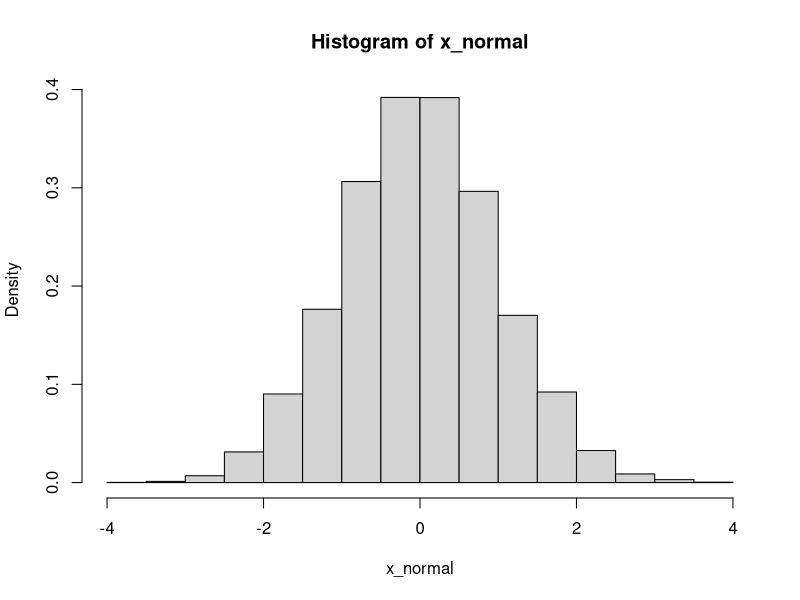
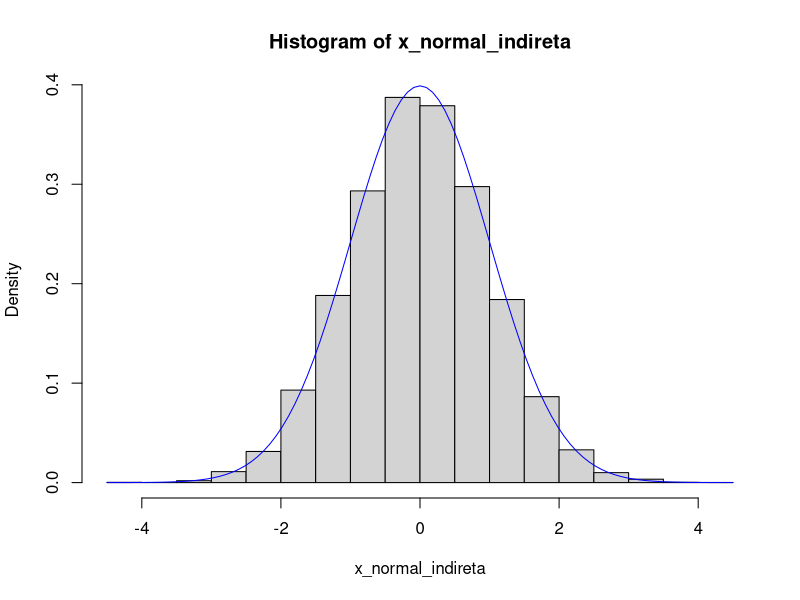

Here is the R script that generated these plots, in order:
set.seed(666)

gera_normal_box_muller <- function(N = 1E4){
  
  N <- N/2
  U1 <- runif(N)
  U2 <- runif(N)
  
  d <- -2*log(U1)
  teta <- 2*pi*U2
  
  X <- sqrt(d)*cos(teta)
  Y <- sqrt(d)*sin(teta)
  
  c(X, Y)
}

x_normal <- gera_normal_box_muller()
hist(x_normal, freq = F)

library(microbenchmark)
microbenchmark(gera_normal_box_muller(1E4),
               rnorm(1E4))

#---------------------------- Indireta -----------------------------------------

# gera_normal_box_muller_indireta <- function(N = 1E4){
#   
#   N <- N/2
#   U1 <- runif(N)
#   U2 <- runif(N)
#   U3 <- runif(N)
#   
#   V1 <- 2*U1 - 1
#   V2 <- 2*U2 - 1
#   
#   d <- -2*log(U3)
#   cos_teta <- V2/sqrt(V1**2 + V2**2)
#   sin_teta <- V1/sqrt(V1**2 + V2**2)
#   
#   X <- sqrt(d)*cos_teta
#   Y <- sqrt(d)*sin_teta
#   
#   c(X, Y)
# }

gera_normal_box_muller_indireta <- function(N = 1E4){

  faltantes <- N/2
  X <- c()
  
  while(faltantes > 0){
    U1 <- runif(N)
    U2 <- runif(N)
  
    V1 <- 2*U1 - 1
    V2 <- 2*U2 - 1
    S <- V1**2 + V2**2
    
    S <- ifelse(S < 1, S, NA)
    na_i <- is.na(S)
    faltantes <- sum(na_i)
    S <- S[!na_i]
    
    X_i <- sqrt(-2*log(S)/S) * V1[!na_i]
    Y_i <- sqrt(-2*log(S)/S) * V2[!na_i]

    X <- c(X_i, Y_i)
    break
  }
  X
}

x_normal_indireta <- gera_normal_box_muller_indireta()
hist(x_normal_indireta, freq = F)
curve(dnorm(x), col = "blue", add = T)

microbenchmark(gera_normal_box_muller(1E4),
               gera_normal_box_muller_indireta(1E4),
               rnorm(1E4))

